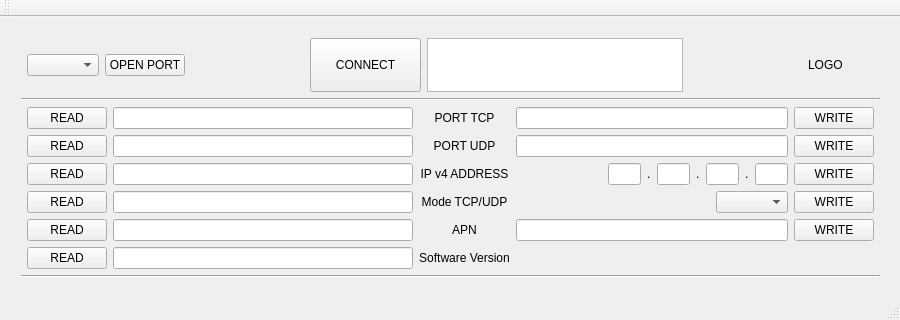
<?xml version="1.0" encoding="UTF-8"?>
<ui version="4.0">
 <class>MainWindow</class>
 <widget class="QMainWindow" name="MainWindow">
  <property name="geometry">
   <rect>
    <x>0</x>
    <y>0</y>
    <width>900</width>
    <height>320</height>
   </rect>
  </property>
  <property name="minimumSize">
   <size>
    <width>900</width>
    <height>320</height>
   </size>
  </property>
  <property name="maximumSize">
   <size>
    <width>900</width>
    <height>320</height>
   </size>
  </property>
  <property name="windowTitle">
   <string>MainWindow</string>
  </property>
  <widget class="QWidget" name="centralWidget">
   <widget class="QWidget" name="verticalLayoutWidget">
    <property name="geometry">
     <rect>
      <x>10</x>
      <y>10</y>
      <width>881</width>
      <height>262</height>
     </rect>
    </property>
    <layout class="QVBoxLayout" name="verticalLayout">
     <item>
      <layout class="QHBoxLayout" name="horizontalLayout">
       <property name="sizeConstraint">
        <enum>QLayout::SetDefaultConstraint</enum>
       </property>
       <item>
        <layout class="QHBoxLayout" name="horizontalLayout_6">
         <item>
          <widget class="Line" name="line_3">
           <property name="orientation">
            <enum>Qt::Horizontal</enum>
           </property>
          </widget>
         </item>
         <item>
          <widget class="QComboBox" name="selCOM_CB">
           <property name="minimumSize">
            <size>
             <width>72</width>
             <height>0</height>
            </size>
           </property>
           <property name="insertPolicy">
            <enum>QComboBox::InsertAtTop</enum>
           </property>
          </widget>
         </item>
         <item>
          <widget class="QPushButton" name="openCom_PB">
           <property name="minimumSize">
            <size>
             <width>77</width>
             <height>0</height>
            </size>
           </property>
           <property name="text">
            <string>OPEN PORT</string>
           </property>
          </widget>
         </item>
        </layout>
       </item>
       <item>
        <spacer name="horizontalSpacer_3">
         <property name="orientation">
          <enum>Qt::Horizontal</enum>
         </property>
         <property name="sizeHint" stdset="0">
          <size>
           <width>40</width>
           <height>20</height>
          </size>
         </property>
        </spacer>
       </item>
       <item>
        <widget class="QPushButton" name="connect_PB">
         <property name="minimumSize">
          <size>
           <width>111</width>
           <height>54</height>
          </size>
         </property>
         <property name="text">
          <string>CONNECT</string>
         </property>
        </widget>
       </item>
       <item>
        <widget class="QTextEdit" name="receiveData_TE">
         <property name="maximumSize">
          <size>
           <width>16777215</width>
           <height>54</height>
          </size>
         </property>
        </widget>
       </item>
       <item>
        <spacer name="horizontalSpacer_5">
         <property name="orientation">
          <enum>Qt::Horizontal</enum>
         </property>
         <property name="sizeHint" stdset="0">
          <size>
           <width>40</width>
           <height>20</height>
          </size>
         </property>
        </spacer>
       </item>
       <item>
        <widget class="QLabel" name="logo_LL">
         <property name="minimumSize">
          <size>
           <width>72</width>
           <height>54</height>
          </size>
         </property>
         <property name="maximumSize">
          <size>
           <width>72</width>
           <height>54</height>
          </size>
         </property>
         <property name="text">
          <string>LOGO</string>
         </property>
        </widget>
       </item>
      </layout>
     </item>
     <item>
      <widget class="Line" name="line_5">
       <property name="orientation">
        <enum>Qt::Horizontal</enum>
       </property>
      </widget>
     </item>
     <item>
      <layout class="QHBoxLayout" name="horizontalLayout_4">
       <item>
        <widget class="Line" name="line">
         <property name="orientation">
          <enum>Qt::Horizontal</enum>
         </property>
        </widget>
       </item>
       <item>
        <layout class="QGridLayout" name="gridLayout">
         <item row="2" column="2">
          <widget class="QLabel" name="label_3">
           <property name="text">
            <string>IP v4 ADDRESS</string>
           </property>
           <property name="alignment">
            <set>Qt::AlignCenter</set>
           </property>
          </widget>
         </item>
         <item row="1" column="4">
          <widget class="QPushButton" name="writePortUDP_PB">
           <property name="text">
            <string>WRITE</string>
           </property>
          </widget>
         </item>
         <item row="5" column="1">
          <widget class="QLineEdit" name="readSWver_LE">
           <property name="readOnly">
            <bool>false</bool>
           </property>
          </widget>
         </item>
         <item row="5" column="2">
          <widget class="QLabel" name="label_8">
           <property name="text">
            <string>Software Version</string>
           </property>
           <property name="alignment">
            <set>Qt::AlignCenter</set>
           </property>
          </widget>
         </item>
         <item row="1" column="0">
          <widget class="QPushButton" name="readPortUDP_PB">
           <property name="text">
            <string>READ</string>
           </property>
          </widget>
         </item>
         <item row="0" column="1">
          <widget class="QLineEdit" name="readPortTCP_LE"/>
         </item>
         <item row="4" column="3">
          <widget class="QLineEdit" name="writeAPN_LE">
           <property name="minimumSize">
            <size>
             <width>0</width>
             <height>0</height>
            </size>
           </property>
           <property name="layoutDirection">
            <enum>Qt::LeftToRight</enum>
           </property>
           <property name="alignment">
            <set>Qt::AlignRight|Qt::AlignTrailing|Qt::AlignVCenter</set>
           </property>
          </widget>
         </item>
         <item row="1" column="3">
          <widget class="QLineEdit" name="writePortUDP_LE">
           <property name="layoutDirection">
            <enum>Qt::LeftToRight</enum>
           </property>
           <property name="alignment">
            <set>Qt::AlignRight|Qt::AlignTrailing|Qt::AlignVCenter</set>
           </property>
          </widget>
         </item>
         <item row="3" column="2">
          <widget class="QLabel" name="label_4">
           <property name="text">
            <string>Mode TCP/UDP</string>
           </property>
           <property name="alignment">
            <set>Qt::AlignCenter</set>
           </property>
          </widget>
         </item>
         <item row="5" column="0">
          <widget class="QPushButton" name="readSWver_PB">
           <property name="text">
            <string>READ</string>
           </property>
          </widget>
         </item>
         <item row="4" column="4">
          <widget class="QPushButton" name="writeAPN_PB">
           <property name="text">
            <string>WRITE</string>
           </property>
          </widget>
         </item>
         <item row="1" column="1">
          <widget class="QLineEdit" name="readPortUDP_LE"/>
         </item>
         <item row="4" column="2">
          <widget class="QLabel" name="label_7">
           <property name="text">
            <string>APN</string>
           </property>
           <property name="alignment">
            <set>Qt::AlignCenter</set>
           </property>
          </widget>
         </item>
         <item row="2" column="0">
          <widget class="QPushButton" name="readAdrIPv4_PB">
           <property name="text">
            <string>READ</string>
           </property>
          </widget>
         </item>
         <item row="4" column="0">
          <widget class="QPushButton" name="readAPN_PB">
           <property name="text">
            <string>READ</string>
           </property>
          </widget>
         </item>
         <item row="0" column="0">
          <widget class="QPushButton" name="readPortTCP_PB">
           <property name="text">
            <string>READ</string>
           </property>
          </widget>
         </item>
         <item row="0" column="4">
          <widget class="QPushButton" name="writePortTCP_PB">
           <property name="text">
            <string>WRITE</string>
           </property>
          </widget>
         </item>
         <item row="0" column="2">
          <widget class="QLabel" name="label">
           <property name="layoutDirection">
            <enum>Qt::LeftToRight</enum>
           </property>
           <property name="text">
            <string>PORT TCP</string>
           </property>
           <property name="alignment">
            <set>Qt::AlignCenter</set>
           </property>
          </widget>
         </item>
         <item row="1" column="2">
          <widget class="QLabel" name="label_2">
           <property name="text">
            <string>PORT UDP</string>
           </property>
           <property name="alignment">
            <set>Qt::AlignCenter</set>
           </property>
          </widget>
         </item>
         <item row="2" column="3">
          <layout class="QHBoxLayout" name="horizontalLayout_2">
           <item>
            <spacer name="horizontalSpacer">
             <property name="orientation">
              <enum>Qt::Horizontal</enum>
             </property>
             <property name="sizeHint" stdset="0">
              <size>
               <width>40</width>
               <height>20</height>
              </size>
             </property>
            </spacer>
           </item>
           <item>
            <widget class="QLineEdit" name="writeAdrIPv4_1_LE">
             <property name="maximumSize">
              <size>
               <width>33</width>
               <height>16777215</height>
              </size>
             </property>
             <property name="alignment">
              <set>Qt::AlignCenter</set>
             </property>
            </widget>
           </item>
           <item>
            <widget class="QLabel" name="label_5">
             <property name="text">
              <string>.</string>
             </property>
            </widget>
           </item>
           <item>
            <widget class="QLineEdit" name="writeAdrIPv4_2_LE">
             <property name="maximumSize">
              <size>
               <width>33</width>
               <height>16777215</height>
              </size>
             </property>
             <property name="alignment">
              <set>Qt::AlignCenter</set>
             </property>
            </widget>
           </item>
           <item>
            <widget class="QLabel" name="label_9">
             <property name="text">
              <string>.</string>
             </property>
            </widget>
           </item>
           <item>
            <widget class="QLineEdit" name="writeAdrIPv4_3_LE">
             <property name="maximumSize">
              <size>
               <width>33</width>
               <height>16777215</height>
              </size>
             </property>
             <property name="alignment">
              <set>Qt::AlignCenter</set>
             </property>
            </widget>
           </item>
           <item>
            <widget class="QLabel" name="label_10">
             <property name="text">
              <string>.</string>
             </property>
            </widget>
           </item>
           <item>
            <widget class="QLineEdit" name="writeAdrIPv4_4_LE">
             <property name="maximumSize">
              <size>
               <width>33</width>
               <height>16777215</height>
              </size>
             </property>
             <property name="alignment">
              <set>Qt::AlignCenter</set>
             </property>
            </widget>
           </item>
          </layout>
         </item>
         <item row="4" column="1">
          <widget class="QLineEdit" name="readAPN_LE">
           <property name="minimumSize">
            <size>
             <width>300</width>
             <height>0</height>
            </size>
           </property>
          </widget>
         </item>
         <item row="2" column="4">
          <widget class="QPushButton" name="writeAdrIPv4_PB">
           <property name="text">
            <string>WRITE</string>
           </property>
          </widget>
         </item>
         <item row="3" column="3">
          <layout class="QHBoxLayout" name="horizontalLayout_3">
           <item>
            <spacer name="horizontalSpacer_2">
             <property name="orientation">
              <enum>Qt::Horizontal</enum>
             </property>
             <property name="sizeHint" stdset="0">
              <size>
               <width>40</width>
               <height>20</height>
              </size>
             </property>
            </spacer>
           </item>
           <item>
            <widget class="QComboBox" name="writeTCPUDPMode_CB">
             <property name="insertPolicy">
              <enum>QComboBox::InsertAlphabetically</enum>
             </property>
            </widget>
           </item>
          </layout>
         </item>
         <item row="0" column="3">
          <widget class="QLineEdit" name="writePortTCP_LE">
           <property name="layoutDirection">
            <enum>Qt::LeftToRight</enum>
           </property>
           <property name="alignment">
            <set>Qt::AlignRight|Qt::AlignTrailing|Qt::AlignVCenter</set>
           </property>
          </widget>
         </item>
         <item row="2" column="1">
          <widget class="QLineEdit" name="readAdrIPv4_LE"/>
         </item>
         <item row="3" column="1">
          <widget class="QLineEdit" name="readTCPUDPMode_LE"/>
         </item>
         <item row="3" column="0">
          <widget class="QPushButton" name="readTCPUDPMode_PB">
           <property name="text">
            <string>READ</string>
           </property>
          </widget>
         </item>
         <item row="3" column="4">
          <widget class="QPushButton" name="writeTCPUDPMode_PB">
           <property name="text">
            <string>WRITE</string>
           </property>
          </widget>
         </item>
        </layout>
       </item>
       <item>
        <widget class="Line" name="line_2">
         <property name="orientation">
          <enum>Qt::Horizontal</enum>
         </property>
        </widget>
       </item>
      </layout>
     </item>
     <item>
      <widget class="Line" name="line_4">
       <property name="orientation">
        <enum>Qt::Horizontal</enum>
       </property>
      </widget>
     </item>
    </layout>
   </widget>
  </widget>
  <widget class="QMenuBar" name="menuBar">
   <property name="geometry">
    <rect>
     <x>0</x>
     <y>0</y>
     <width>900</width>
     <height>21</height>
    </rect>
   </property>
  </widget>
  <widget class="QToolBar" name="mainToolBar">
   <attribute name="toolBarArea">
    <enum>TopToolBarArea</enum>
   </attribute>
   <attribute name="toolBarBreak">
    <bool>false</bool>
   </attribute>
  </widget>
  <widget class="QStatusBar" name="statusBar"/>
 </widget>
 <layoutdefault spacing="6" margin="11"/>
 <resources/>
 <connections/>
</ui>
